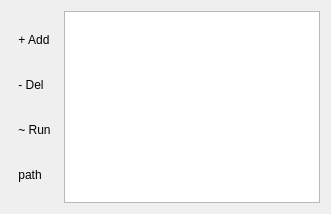
             <widget class="QWidget" name="Page_Batch">
              <layout class="QVBoxLayout" name="verticalLayout_9">
               <item>
                <layout class="QHBoxLayout" name="horizontalLayout_11">
                 <item>
                  <layout class="QVBoxLayout" name="verticalLayout_8">
                   <item>
                    <widget class="QToolButton" name="TBStart_6">
                     <property name="text">
                      <string>+ Add</string>
                     </property>
                     <property name="icon">
                      <iconset resource="icon.qrc">
                       <normaloff>:/menu/icons/icons8-play-50.png</normaloff>:/menu/icons/icons8-play-50.png</iconset>
                     </property>
                     <property name="iconSize">
                      <size>
                       <width>20</width>
                       <height>20</height>
                      </size>
                     </property>
                     <property name="autoRepeat">
                      <bool>false</bool>
                     </property>
                     <property name="toolButtonStyle">
                      <enum>Qt::ToolButtonTextUnderIcon</enum>
                     </property>
                     <property name="autoRaise">
                      <bool>true</bool>
                     </property>
                    </widget>
                   </item>
                   <item>
                    <widget class="QToolButton" name="TBStart_7">
                     <property name="text">
                      <string>- Del</string>
                     </property>
                     <property name="icon">
                      <iconset resource="icon.qrc">
                       <normaloff>:/menu/icons/icons8-play-50.png</normaloff>:/menu/icons/icons8-play-50.png</iconset>
                     </property>
                     <property name="iconSize">
                      <size>
                       <width>20</width>
                       <height>20</height>
                      </size>
                     </property>
                     <property name="autoRepeat">
                      <bool>false</bool>
                     </property>
                     <property name="toolButtonStyle">
                      <enum>Qt::ToolButtonTextUnderIcon</enum>
                     </property>
                     <property name="autoRaise">
                      <bool>true</bool>
                     </property>
                    </widget>
                   </item>
                   <item>
                    <widget class="QToolButton" name="TBStart_8">
                     <property name="text">
                      <string>~ Run</string>
                     </property>
                     <property name="icon">
                      <iconset resource="icon.qrc">
                       <normaloff>:/menu/icons/icons8-play-50.png</normaloff>:/menu/icons/icons8-play-50.png</iconset>
                     </property>
                     <property name="iconSize">
                      <size>
                       <width>20</width>
                       <height>20</height>
                      </size>
                     </property>
                     <property name="autoRepeat">
                      <bool>false</bool>
                     </property>
                     <property name="toolButtonStyle">
                      <enum>Qt::ToolButtonTextUnderIcon</enum>
                     </property>
                     <property name="autoRaise">
                      <bool>true</bool>
                     </property>
                    </widget>
                   </item>
                   <item>
                    <widget class="QToolButton" name="TBStart_9">
                     <property name="text">
                      <string>path</string>
                     </property>
                     <property name="icon">
                      <iconset resource="icon.qrc">
                       <normaloff>:/menu/icons/icons8-play-50.png</normaloff>:/menu/icons/icons8-play-50.png</iconset>
                     </property>
                     <property name="iconSize">
                      <size>
                       <width>20</width>
                       <height>20</height>
                      </size>
                     </property>
                     <property name="autoRepeat">
                      <bool>false</bool>
                     </property>
                     <property name="toolButtonStyle">
                      <enum>Qt::ToolButtonTextUnderIcon</enum>
                     </property>
                     <property name="autoRaise">
                      <bool>true</bool>
                     </property>
                    </widget>
                   </item>
                  </layout>
                 </item>
                 <item>
                  <widget class="QListView" name="listView"/>
                 </item>
                </layout>
               </item>
              </layout>
             </widget>
